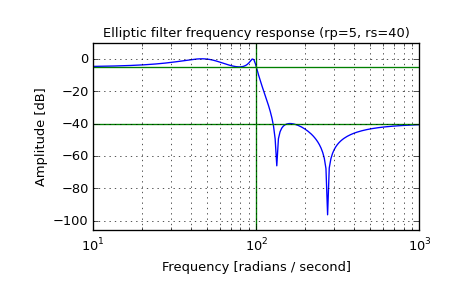

Write the Python code that produced this figure.
# Plot the filter's frequency response, showing the critical points:

from scipy import signal
import matplotlib.pyplot as plt

b, a = signal.ellip(4, 5, 40, 100, 'low', analog=True)
w, h = signal.freqs(b, a)
plt.plot(w, 20 * np.log10(abs(h)))
plt.xscale('log')
plt.title('Elliptic filter frequency response (rp=5, rs=40)')
plt.xlabel('Frequency [radians / second]')
plt.ylabel('Amplitude [dB]')
plt.margins(0, 0.1)
plt.grid(which='both', axis='both')
plt.axvline(100, color='green') # cutoff frequency
plt.axhline(-40, color='green') # rs
plt.axhline(-5, color='green') # rp
plt.show()
